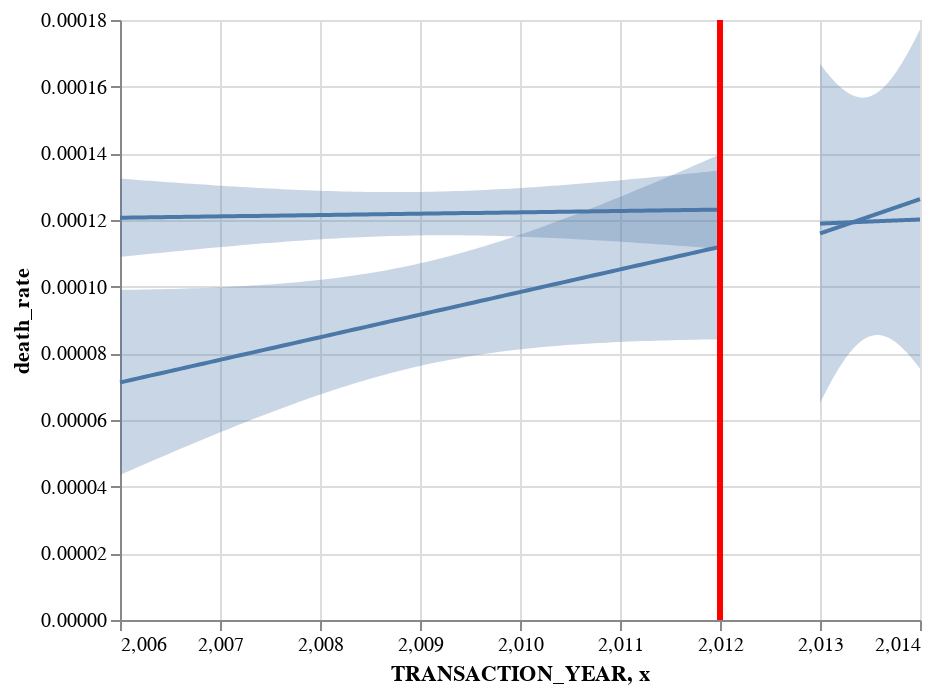

The code cell stored with this chart in its notebook:
### Markdown cell above
> diff-diff for death rate

### Code cell
xvar= "TRANSACTION_YEAR"
yvar="death_rate"
chart = diff_diff(WA, yvar, xvar, 2012)
chart
